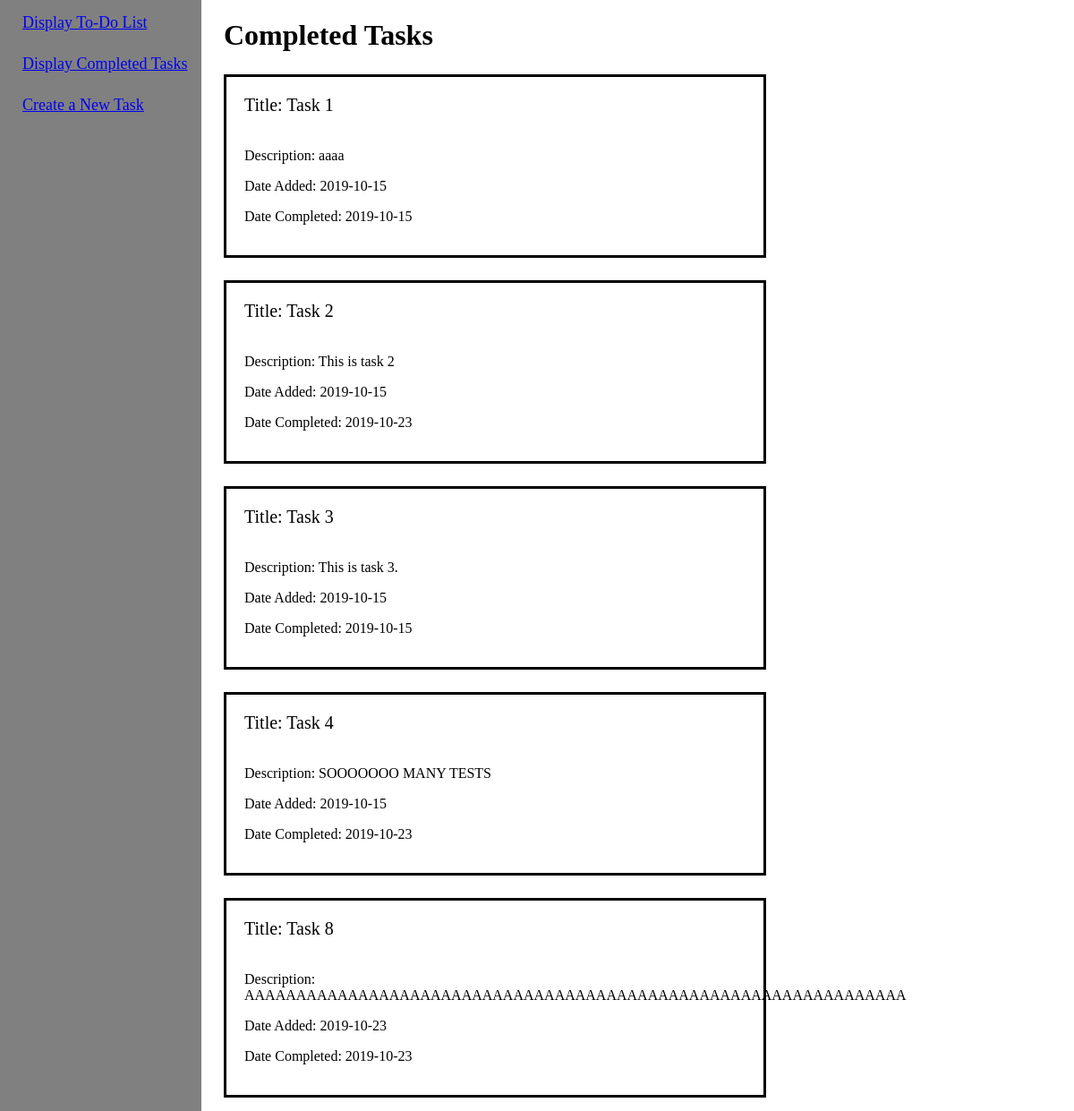
The page /completed on the database as committed earlier.
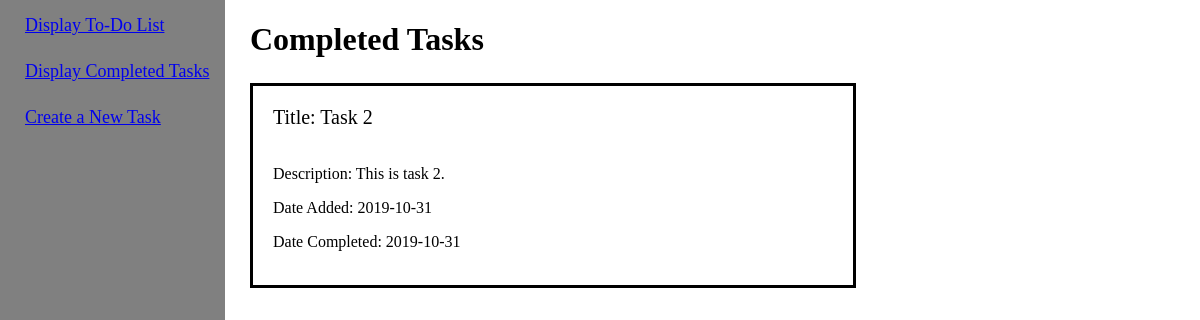
The same page on the database as committed later.
### app/models.py (models this page shows, shortened)
class Task(db.Model):
    id = db.Column(db.Integer, primary_key=True)
    title = db.Column(db.String(150), index=True, unique=True)
    description = db.Column(db.String(500), index=True, unique=True, nullable=True)
    date = db.Column(db.Date())
    completed = db.Column(db.Boolean)
    dateCompleted = db.Column(db.Date())

### app/views.py (the view)
@app.route('/completed')
def display_completed():
    tasks = models.Task.query.all()
    return render_template("view_completed.html",
                           title="Completed Tasks",
                           tasks=tasks)

### app/templates/view_completed.html
{% extends "base.html" %}
{% block content %}
  <h1>Completed Tasks</h1>
  {% for task in tasks %}
    {% if task.completed %}
      <div id="tasks">
        <p id="title">Title: {{ task.title }}</p>
        <p id="desc">Description: {{ task.description }}</p>
        <p id="date">Date Added: {{ task.date }}</p>
        <p id="date">Date Completed: {{ task.dateCompleted }}</p><br>
      </div>
    {% endif %}
  {% endfor %}
{% endblock %}

### app/templates/base.html (shortened to what this page needs)
<!DOCTYPE html>
<html>
  <head>
    <link rel="stylesheet" type="text/css" href="../static/style.css">
  </head>
  <body>
    <nav>
      <ul>
        <li><a href="/">Display To-Do List</a></li>
        <li><a href="/completed">Display Completed Tasks</a></li>
        <li><a href="/add_task">Create a New Task</a></li>
      </ul>
    </nav>
    {% block content %}{% endblock %}
  </body>
</html>

### app/static/style.css (style rules this page uses)
html { height: 100%; }
body { position: relative; min-height: 100%; margin: 0; padding: 0; }
nav { display: block; overflow: hidden; text-overflow: ellipsis; }
nav ul { list-style-type: none; width: 200px; position: absolute; height: 100%; margin: 0; padding-left: 25px; padding-top: 15px; background-color: grey; font-size: 18px; }
nav li { margin: 0 0 25px 0; }
div { margin-left: 250px; height: 100%; }
h1 { margin-left: 250px; }
#tasks { border-style: solid; margin-top: 25px; width: 50%; display: block; }
#title { font-size: 20px; margin-left: 20px; display: inline-block; }
#desc { font-size: 16px; margin-left: 20px; }
#date { font-size:16px; margin-left: 20px; }

Rows that differ between the two databases and show on the page:
no longer on this page (row edited): Task: title "Task 1", description "aaaa", date "2019-10-15", dateCompleted "2019-10-15"
no longer on this page (row edited): Task: title "Task 3", description "This is task 3.", date "2019-10-15", dateCompleted "2019-10-15"
removed Task: title "Task 4", description "SOOOOOOO MANY TESTS", date "2019-10-15", dateCompleted "2019-10-23"
removed Task: title "Task 8", description "AAAAAAAAAAAAAAAAAAAAAAAAAAAAAAAAAAAAAAAAAAAAAAAAAAAAAAAAAAAAAAAA", date "2019-10-23", dateCompleted "2019-10-23"
changed Task "Task 2": description "This is task 2" → "This is task 2."; date "2019-10-15" → "2019-10-31"; dateCompleted "2019-10-23" → "2019-10-31"
